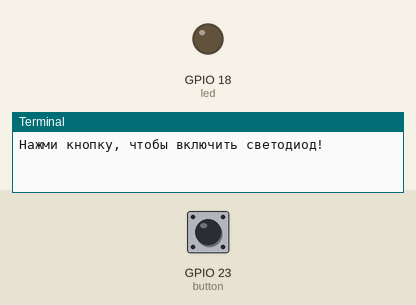
Recording of a program running on a simulated Raspberry Pi (BCM pin numbers). Shown: output pins drawn as LEDs (lit = HIGH), the last lines printed to the terminal. Inputs (shaded band) come from the test bench; at power-on: GPIO 23 (button) HIGH.

Above: at 1.2 s.
1.3 s: GPIO 23 (button) pulled LOW for 0.15 s
At 1.37 s:
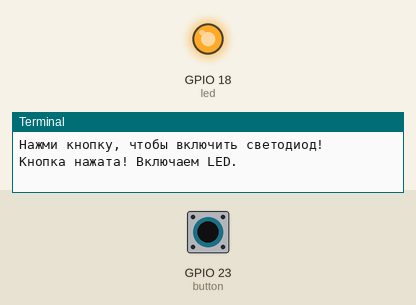
2.9 s: GPIO 23 (button) pulled LOW for 3.2 s
At 7.1 s:
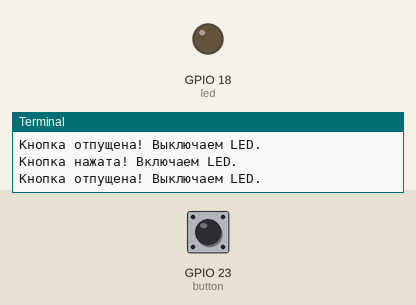
Timing chart, 0 to 8.6 s (numbered marks = the images above; inputs shaded):
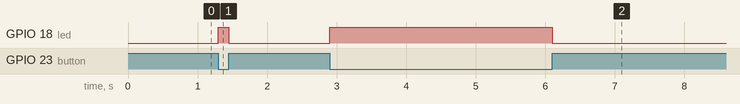

Measured:
- after the input at 1.3 s, GPIO 18 (led): LOW → HIGH at once, → LOW 0.15 s later
- after the input at 2.9 s, GPIO 18 (led): LOW → HIGH at once, → LOW 3.2 s later

The program:

lesson.py
```python
from gpiozero import LED, Button  # Импортируем классы LED и Button
from signal import pause

led = LED(18)  # Определяем светодиод на GPIO17
button = Button(23)  # Определяем кнопку на GPIO2

# Функция, которая включит светодиод, когда нажмем кнопку
def led_on():
    print("Кнопка нажата! Включаем LED.")
    led.on()

# Функция, которая выключит светодиод, когда отпустим кнопку
def led_off():
    print("Кнопка отпущена! Выключаем LED.")
    led.off()

# Назначаем обработчики событий
button.when_pressed = led_on  # Когда кнопку нажали, включаем LED
button.when_released = led_off  # Когда кнопку отпустили, выключаем LED

# Бесконечный цикл ожидания, чтобы программа не завершалась
print("Нажми кнопку, чтобы включить светодиод!")
pause()
```
